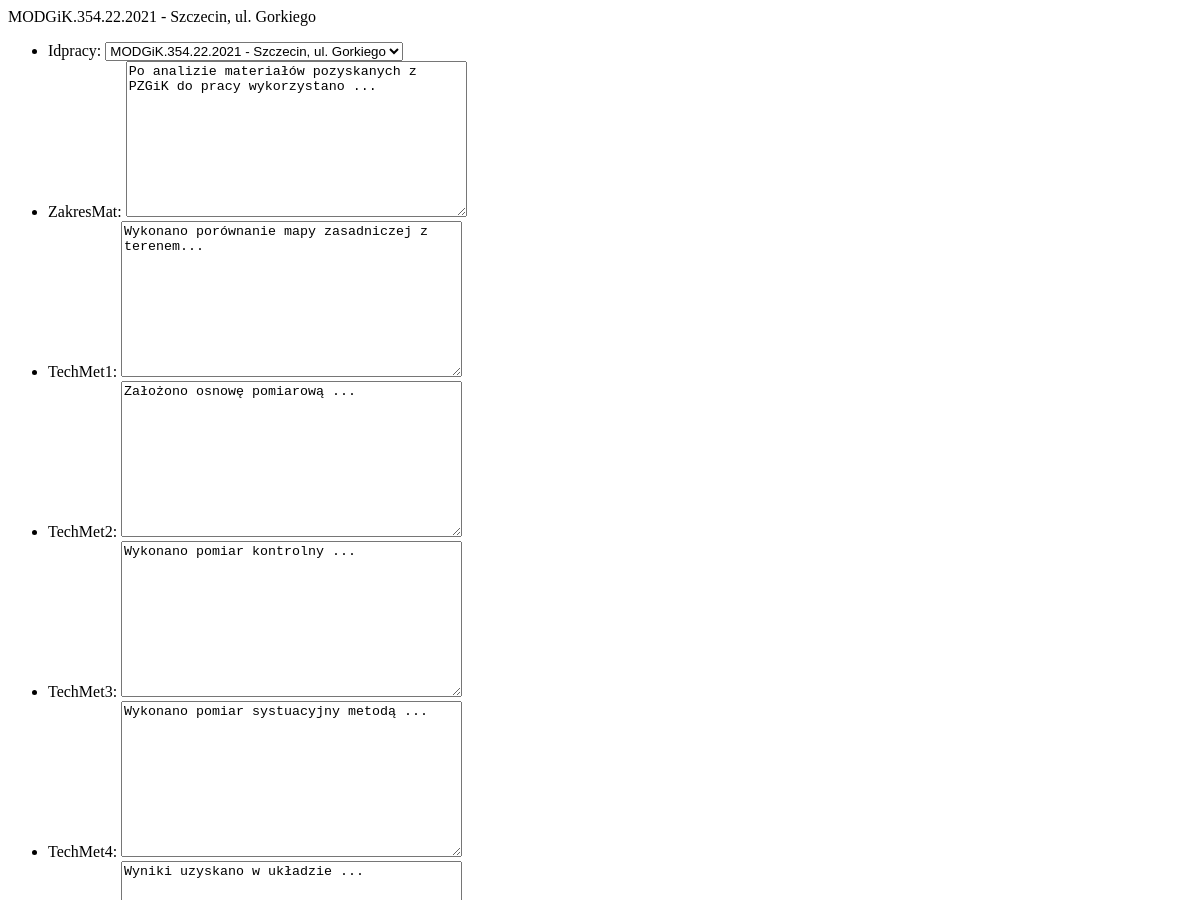
The app's page /2/edycjaspr (upper part), older data.
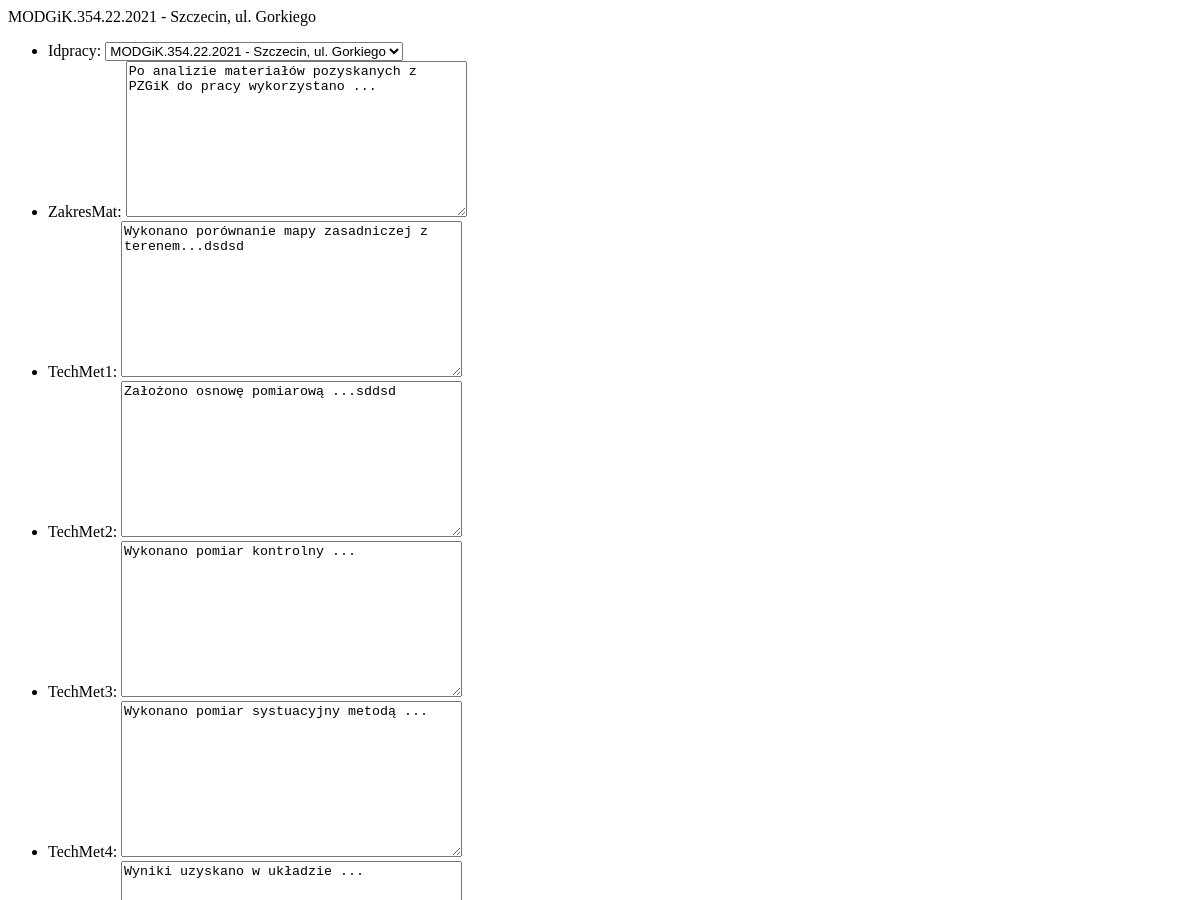
The same page, newer data.
### operat/models.py (models this page shows, shortened)
class Sprawozdanie(models.Model):
    idpracy=models.OneToOneField(Robota, on_delete=models.CASCADE, null=True)
    zakresMat=models.TextField(default='Po analizie materiałów pozyskanych z PZGiK do...')
    techMet1=models.TextField(default='Wykonano porównanie... ')
    techMet2=models.TextField(default='Założono osnowę pomiarową ...')
    techMet3=models.TextField(default='Wykonano pomiar kontrolny ...')
    techMet4=models.TextField(default='Wykonano pomiar systuacyjny metodą ...')
    techMet5=models.TextField(default='Wyniki uzyskano w układzie ...')
    zudpozwolenie=models.TextField(default='ZUD i pozwolenie na budowe ..')
    granice=models.TextField(default='Granice spełniają/nie spełniają ...')
    dokZamawiajacy=models.TextField(default='Dla zamawiającego przygotowano...')
    zasilenie=models.TextField(default='Przekazno pliki w formacie ...')
    egibzmiany=models.TextField(default='Kierownik prac stwierdził/nie stwierdził ...')

### operat/views.py (the view)
# urls.py: path('<idpracy>/edycjaspr',views.edycjaSprawozdanie, name='edycjaspr'),
def edycjaSprawozdanie(request, idpracy):
    listaRobot = Robota.objects.order_by('data_operat')[:10]
    robota=get_object_or_404(Robota, pk=idpracy)
    spr=robota.sprawozdanie
    if request.method == 'POST':
        sprawozdanieForm=SprawozdanieForm(request.POST, instance=spr)
        if sprawozdanieForm.is_valid():
            sprawozdanieForm.save()
            messages.success(request, 'Dane dotyczące Sprawozdania zostały zaktualizowane')
            return render(request, 'operat/zestawienie.html', {
                "listaRobot": listaRobot
            })
    else:
        sprawozdanieForm=SprawozdanieForm(instance=spr)
    return render(request, 'operat/edycjaspr.html', {
        "Robota":robota,
        "form":sprawozdanieForm,
    })

### operat/forms.py
class SprawozdanieForm(forms.ModelForm):
    class Meta:
        model=Sprawozdanie
        fields=['idpracy', 'zakresMat', 'techMet1', 'techMet2', 'techMet3',
        'techMet4', 'techMet5', 'zudpozwolenie', 'granice', 'dokZamawiajacy',
        'zasilenie', 'egibzmiany']

### operat/models.py (called while the page is built)
    def __str__(self):
        return f'{self.idpracy} - {self.obiekt}'

### operat/templates/operat/edycjaspr.html (shortened to what this page needs)
{% load static %}
<section id="edycjaspr">
        <form action="" method="post">
            <ul>
                {{ form.as_ul }}
            </ul>
        </form>
    </section>

Row changes from the older to the newer data that the page shows:
changed Sprawozdanie "Po analizie materiałów pozyskanych z PZGiK do pracy wykorzystano ...": techMet1 "Wykonano porównanie mapy zasadniczej z terenem..." → "Wykonano porównanie mapy zasadniczej z terenem...dsdsd"; techMet2 "Założono osnowę pomiarową ..." → "Założono osnowę pomiarową ...sddsd"
